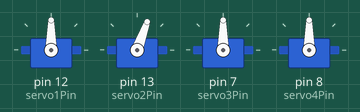
Recording of a sketch running on a simulated Arduino Uno, built with avr-gcc and run on an emulated ATmega328P. On the bench: 4 × servo.

Above: at 0.05 s.
At 3.0 s:
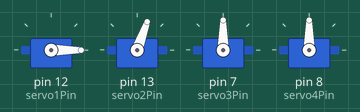
Timing chart, 0 to 6.9 s (numbered marks = the images above):
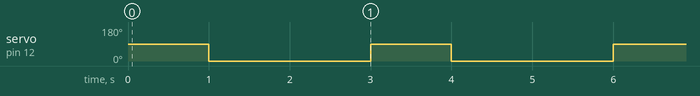

The sketch:

sketch_apr05a.ino
```cpp
#include <Servo.h>
Servo servo1;
Servo servo2;
Servo servo3;
Servo servo4;
int servo1Pin = 12;      //servo above the base
int servo2Pin = 13;      //servo above the base
int servo3Pin = 7;      //servo in arm
int servo4Pin = 8;      //servo in gripper
int angle;
void setup(){
  servo1.attach(servo1Pin);
  servo2.attach(servo2Pin);
  servo3.attach(servo3Pin);
  servo4.attach(servo4Pin);

}

void loop(){
    servo2.write(70);
    servo1.write(90);
    delay(1000);
  servo1.write(0);
  delay(2000);
/*servo1.write(90);
delay(2000);
servo1.write(0);
delay(5000);*/

/*servo1.write(55);
delay(2000);
servo1.write(0);
delay(2000);*/
   }
```

Measured:
- by itself, servo on pin 12 (servo1Pin): alternates 90° for 1.0 s and 0° for 2.0 s
